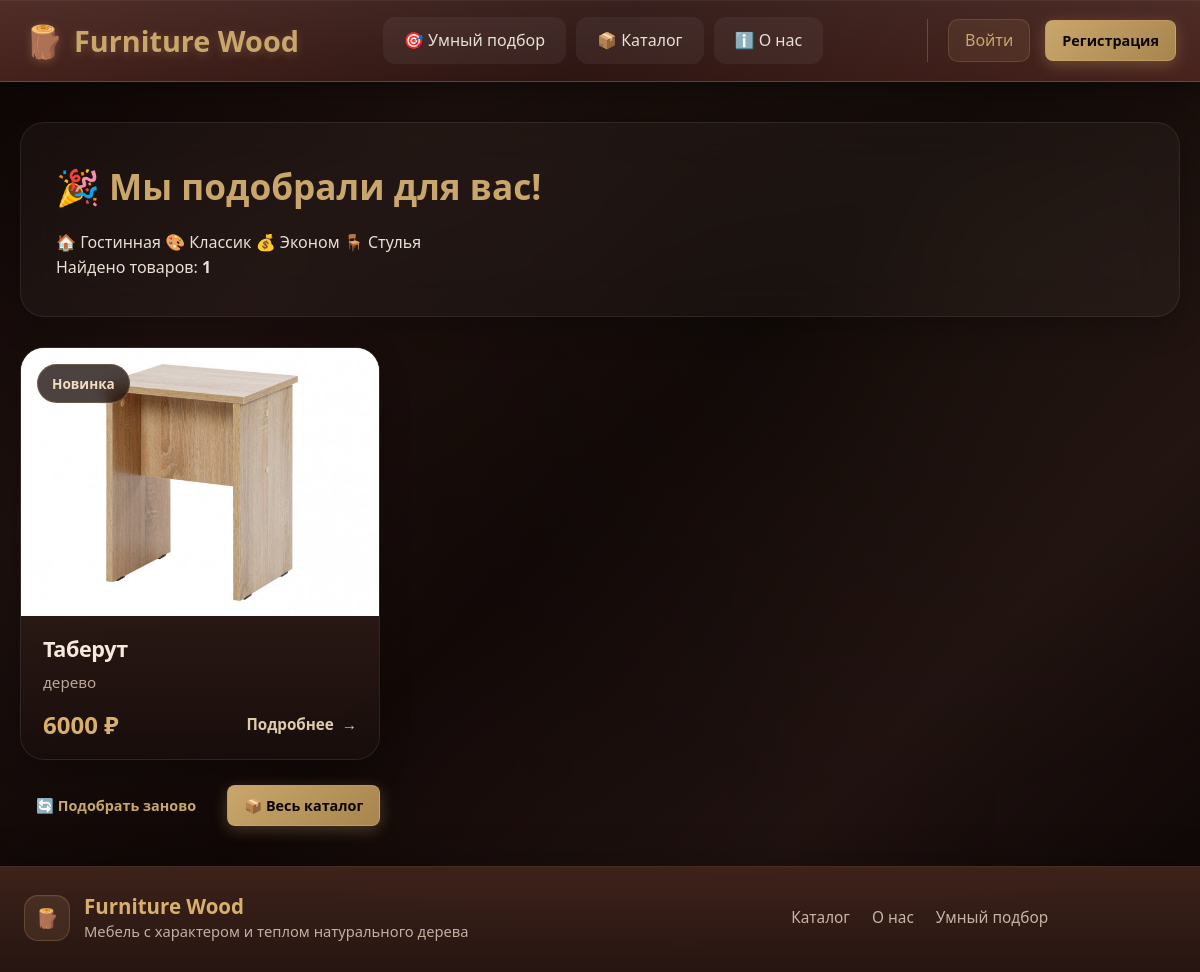
The app's page /catalog/smart/gostinnaya/klassik/economy/stulya/ with its own data.
### catalog/models.py (models this page shows, shortened)
class RoomType(models.Model):
    name = models.CharField(max_length=100, verbose_name="Название")
    slug = models.SlugField(unique=True, verbose_name="URL")
    icon = models.CharField(max_length=50, default="🏠", verbose_name="Иконка")
    image = models.ImageField(upload_to='rooms/', blank=True, null=True, verbose_name="Изображение")
    description = models.TextField(blank=True, verbose_name="Описание")
    class Meta:
        verbose_name = "Тип комнаты"
        verbose_name_plural = "Типы комнат"
        ordering = ['name']

class Style(models.Model):
    name = models.CharField(max_length=100, verbose_name="Название")
    slug = models.SlugField(unique=True, verbose_name="URL")
    icon = models.CharField(max_length=50, default="🎨", verbose_name="Иконка")
    description = models.TextField(blank=True, verbose_name="Описание")
    image = models.ImageField(upload_to='styles/', blank=True, null=True, verbose_name="Изображение")
    class Meta:
        verbose_name = "Стиль"
        verbose_name_plural = "Стили"
        ordering = ['name']

class Category(models.Model):
    name = models.CharField(max_length=100, verbose_name="Название")
    slug = models.SlugField(unique=True, verbose_name="URL")
    icon = models.CharField(max_length=50, default="🪑", verbose_name="Иконка")
    description = models.TextField(blank=True, verbose_name="Описание")
    image = models.ImageField(upload_to='categories/', blank=True, null=True, verbose_name="Изображение")
    class Meta:
        verbose_name = "Категория"
        verbose_name_plural = "Категории"
        ordering = ['name']

class Product(models.Model):
    BUDGET_CHOICES = [
        ('economy', 'Эконом (до 15 000 ₽)'),
        ('standard', 'Стандарт (15 000 - 50 000 ₽)'),
        ('premium', 'Премиум (50 000 - 100 000 ₽)'),
        ('luxury', 'Люкс (от 100 000 ₽)'),
    ]
    name = models.CharField(max_length=200, verbose_name="Название")
    slug = models.SlugField(unique=True, verbose_name="URL")
    description = models.TextField(verbose_name="Описание")
    short_description = models.CharField(max_length=300, blank=True, verbose_name="Краткое описание")
    price = models.DecimalField(max_digits=10, decimal_places=2, verbose_name="Цена")
    old_price = models.DecimalField(max_digits=10, decimal_places=2, blank=True, null=True, verbose_name="Старая цена")
    image = models.ImageField(upload_to='products/', verbose_name="Главное изображение")
    categories = models.ManyToManyField(
        Category,
        related_name='products',
        verbose_name="Категории"
    )
    styles = models.ManyToManyField(
        Style,
        related_name='products',
        verbose_name="Стили"
    )
    room_types = models.ManyToManyField(
        RoomType,
        related_name='products',
        verbose_name="Типы комнат"
    )
    budget_category = models.CharField(
        max_length=20,
        choices=BUDGET_CHOICES,
        verbose_name="Ценовая категория"
    )
    material = models.CharField(max_length=100, verbose_name="Материал")
    dimensions = models.CharField(max_length=100, blank=True, verbose_name="Размеры (ШxГxВ)")
    color = models.CharField(max_length=100, blank=True, verbose_name="Цвет")
    weight = models.DecimalField(max_digits=6, decimal_places=2, blank=True, null=True, verbose_name="Вес (кг)")
    in_stock = models.BooleanField(default=True, verbose_name="В наличии")
    is_featured = models.BooleanField(default=False, verbose_name="Рекомендуемый")
    is_new = models.BooleanField(default=False, verbose_name="Новинка")
    created_at = models.DateTimeField(auto_now_add=True, verbose_name="Дата добавления")
    updated_at = models.DateTimeField(auto_now=True, verbose_name="Дата обновления")
    class Meta:
        verbose_name = "Товар"
        verbose_name_plural = "Товары"
        ordering = ['-created_at']

### catalog/views.py (the view)
# urls.py: path('smart/<slug:room_slug>/<slug:style_slug>/<str:budget>/<slug:category_slug>/', views.smart_select_results, name='smart_select_results'),
def smart_select_results(request, room_slug, style_slug, budget, category_slug):
    room = get_object_or_404(RoomType, slug=room_slug)
    style = get_object_or_404(Style, slug=style_slug)
    category = get_object_or_404(Category, slug=category_slug)
    products = Product.objects.filter(
        room_types=room,
        styles=style,
        categories=category,
        budget_category=budget,
        in_stock=True
    ).distinct()
    similar_products = Product.objects.filter(
        styles=style,
        budget_category=budget,
        categories=category,
        in_stock=True
    ).exclude(room_types=room).distinct()[:4]
    budget_names = {
        'economy': 'Эконом',
        'standard': 'Стандарт',
        'premium': 'Премиум',
        'luxury': 'Люкс'
    }
    return render(request, 'catalog/smart_select/results.html', {
        'room': room,
        'style': style,
        'category': category,
        'budget': budget,
        'budget_name': budget_names.get(budget, budget),
        'products': products,
        'similar_products': similar_products,
        'total_found': products.count()
    })

### templates/catalog/smart_select/results.html (shortened to what this page needs)
{% extends 'base.html' %}
{% block content %}
<div class="smart-select-results">
    <div class="results-header">
        <h1>🎉 Мы подобрали для вас!</h1>
        <div class="selected-filters">
             <span class="filter-tag">{{ room.icon }} {{ room.name }}</span>
             <span class="filter-tag">🎨 {{ style.name }}</span>
             <span class="filter-tag">💰 {{ budget_name }}</span>
             <span class="filter-tag">{{ category.icon }} {{ category.name }}</span>
        </div>
        <p class="results-count">Найдено товаров: <strong>{{ total_found }}</strong></p>
    </div>
    {% if products %}
    <div class="products-grid">
    {% for product in products %}
        <div class="product-card product-card-elegant">
                        <a href="{% url 'catalog:product_detail' product.slug %}" class="product-card-link">
                           <div class="product-card-image-wrap">
                               {% if product.image %}
                                <img src="{{ product.image.url }}" alt="{{ product.name }}" class="product-card-image">
                              {% else %}
                                <div class="no-image">🪑</div>
                              {% endif %}
                              {% if product.is_new %}
                               <span class="product-badge">Новинка</span>
                              {% endif %}
                           </div>
                            <div class="product-card-content">
                               <div class="product-card-top">
                                  <h3 class="product-card-title">{{ product.name }}</h3>
                                  <p class="product-card-material">{{ product.material }}</p>
                               </div>
                               <div class="product-card-bottom">
                                  <div class="product-card-price">{{ product.price|floatformat:0 }} ₽</div>
                                    <span class="product-card-action">Подробнее</span>
                                 </div>
                                </div>
                        </a>
                   </div>
    {% endfor %}
</div>
    {% endif %}
    <div class="results-actions">
        <a href="{% url 'catalog:smart_select_start' %}" class="btn btn-secondory btn-small">🔄 Подобрать заново</a>
        <a href="{% url 'catalog:catalog' %}" class="btn btn-primary btn-small">📦 Весь каталог</a>
    </div>
</div>
{% endblock %}

### records on screen
RoomType: icon "🏠", name "Гостинная"
Style: name "Классик"
Category: icon "🪑", name "Стулья"
Product: image (picture), is_new "Новинка", name "Таберут", material "дерево", price "6000"

### other values on screen
{{ budget_name }} "Эконом"
{{ total_found }} "1"
